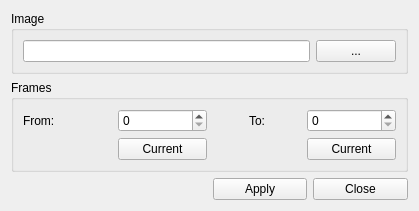
<?xml version="1.0" encoding="UTF-8"?>
<ui version="4.0">
 <class>ObjectWidget</class>
 <widget class="QWidget" name="ObjectWidget">
  <property name="geometry">
   <rect>
    <x>0</x>
    <y>0</y>
    <width>419</width>
    <height>193</height>
   </rect>
  </property>
  <property name="windowTitle">
   <string>Insert object</string>
  </property>
  <layout class="QGridLayout" name="gridLayout_3">
   <item row="1" column="0" colspan="4">
    <widget class="QGroupBox" name="groupBox_2">
     <property name="title">
      <string>Frames</string>
     </property>
     <layout class="QGridLayout" name="gridLayout_2">
      <item row="0" column="0">
       <widget class="QLabel" name="label">
        <property name="text">
         <string>From:</string>
        </property>
       </widget>
      </item>
      <item row="0" column="1">
       <widget class="QSpinBox" name="fromBox"/>
      </item>
      <item row="0" column="2">
       <widget class="QLabel" name="label_2">
        <property name="text">
         <string>To:</string>
        </property>
        <property name="alignment">
         <set>Qt::AlignCenter</set>
        </property>
       </widget>
      </item>
      <item row="0" column="3">
       <widget class="QSpinBox" name="toBox"/>
      </item>
      <item row="1" column="1">
       <widget class="QPushButton" name="curFromButton">
        <property name="text">
         <string>Current</string>
        </property>
       </widget>
      </item>
      <item row="1" column="3">
       <widget class="QPushButton" name="curToButton">
        <property name="text">
         <string>Current</string>
        </property>
       </widget>
      </item>
     </layout>
    </widget>
   </item>
   <item row="0" column="0" colspan="4">
    <widget class="QGroupBox" name="groupBox">
     <property name="title">
      <string>Image</string>
     </property>
     <layout class="QGridLayout" name="gridLayout">
      <item row="0" column="0">
       <widget class="QLineEdit" name="imgEdit"/>
      </item>
      <item row="0" column="1">
       <widget class="QPushButton" name="imgButton">
        <property name="text">
         <string>...</string>
        </property>
       </widget>
      </item>
     </layout>
    </widget>
   </item>
   <item row="3" column="3">
    <widget class="QPushButton" name="negButton">
     <property name="text">
      <string>Close</string>
     </property>
     <property name="icon">
      <iconset resource="../res.qrc">
       <normaloff>:/res/cancel.png</normaloff>:/res/cancel.png</iconset>
     </property>
    </widget>
   </item>
   <item row="3" column="2">
    <widget class="QPushButton" name="posButton">
     <property name="text">
      <string>Apply</string>
     </property>
     <property name="icon">
      <iconset resource="../res.qrc">
       <normaloff>:/res/ok.png</normaloff>:/res/ok.png</iconset>
     </property>
    </widget>
   </item>
   <item row="2" column="3">
    <spacer name="verticalSpacer">
     <property name="orientation">
      <enum>Qt::Vertical</enum>
     </property>
     <property name="sizeHint" stdset="0">
      <size>
       <width>20</width>
       <height>40</height>
      </size>
     </property>
    </spacer>
   </item>
  </layout>
 </widget>
 <resources>
  <include location="../res.qrc"/>
 </resources>
 <connections/>
</ui>
